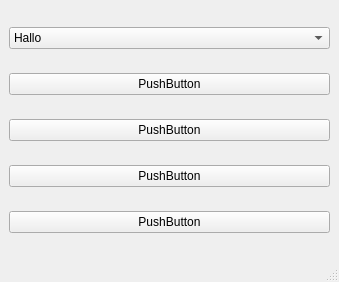
<?xml version="1.0" encoding="UTF-8"?>
<ui version="4.0">
 <class>MainWindow</class>
 <widget class="QMainWindow" name="MainWindow">
  <property name="geometry">
   <rect>
    <x>0</x>
    <y>0</y>
    <width>339</width>
    <height>282</height>
   </rect>
  </property>
  <property name="windowTitle">
   <string>MainWindow</string>
  </property>
  <widget class="QWidget" name="centralwidget">
   <layout class="QGridLayout" name="gridLayout">
    <item row="3" column="0">
     <widget class="QPushButton" name="pushButton_3">
      <property name="text">
       <string>PushButton</string>
      </property>
     </widget>
    </item>
    <item row="4" column="0">
     <widget class="QPushButton" name="pushButton_4">
      <property name="text">
       <string>PushButton</string>
      </property>
     </widget>
    </item>
    <item row="1" column="0">
     <widget class="QPushButton" name="pushButton">
      <property name="text">
       <string>PushButton</string>
      </property>
     </widget>
    </item>
    <item row="2" column="0">
     <widget class="QPushButton" name="pushButton_2">
      <property name="text">
       <string>PushButton</string>
      </property>
     </widget>
    </item>
    <item row="0" column="0">
     <widget class="QComboBox" name="comboBox">
      <item>
       <property name="text">
        <string>Hallo</string>
       </property>
      </item>
      <item>
       <property name="text">
        <string>Niek</string>
       </property>
      </item>
      <item>
       <property name="text">
        <string>Dit Doet Het gewoon joeee</string>
       </property>
      </item>
     </widget>
    </item>
   </layout>
  </widget>
  <widget class="QMenuBar" name="menubar">
   <property name="geometry">
    <rect>
     <x>0</x>
     <y>0</y>
     <width>339</width>
     <height>22</height>
    </rect>
   </property>
  </widget>
  <widget class="QStatusBar" name="statusbar"/>
 </widget>
 <resources/>
 <connections/>
</ui>
